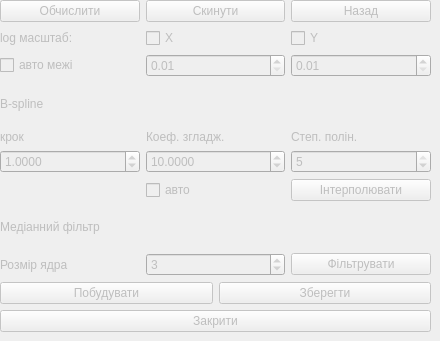
    <widget class="QWidget" name="tab_4">
     <property name="enabled">
      <bool>false</bool>
     </property>
     <attribute name="title">
      <string>Результат</string>
     </attribute>
     <widget class="QWidget" name="verticalLayoutWidget_2">
      <property name="geometry">
       <rect>
        <x>0</x>
        <y>0</y>
        <width>431</width>
        <height>332</height>
       </rect>
      </property>
      <layout class="QVBoxLayout" name="verticalLayout">
       <item>
        <layout class="QHBoxLayout" name="horizontalLayout_11">
         <item>
          <widget class="QPushButton" name="rButton">
           <property name="text">
            <string>Обчислити</string>
           </property>
          </widget>
         </item>
         <item>
          <widget class="QPushButton" name="rReset">
           <property name="enabled">
            <bool>false</bool>
           </property>
           <property name="text">
            <string>Скинути</string>
           </property>
          </widget>
         </item>
         <item>
          <widget class="QPushButton" name="rUndo">
           <property name="enabled">
            <bool>false</bool>
           </property>
           <property name="text">
            <string>Назад</string>
           </property>
          </widget>
         </item>
        </layout>
       </item>
       <item>
        <layout class="QHBoxLayout" name="sLogScale_2">
         <item>
          <widget class="QLabel" name="label_36">
           <property name="text">
            <string>log масштаб:</string>
           </property>
          </widget>
         </item>
         <item>
          <widget class="QCheckBox" name="rXLogScale">
           <property name="text">
            <string>X</string>
           </property>
          </widget>
         </item>
         <item>
          <widget class="QCheckBox" name="rYLogScale">
           <property name="text">
            <string>Y</string>
           </property>
          </widget>
         </item>
        </layout>
       </item>
       <item>
        <layout class="QHBoxLayout" name="horizontalLayout_16">
         <item>
          <widget class="QCheckBox" name="rAutoInterval">
           <property name="text">
            <string>авто межі</string>
           </property>
           <property name="checked">
            <bool>false</bool>
           </property>
          </widget>
         </item>
         <item>
          <widget class="QDoubleSpinBox" name="rStart">
           <property name="minimum">
            <double>0.010000000000000</double>
           </property>
           <property name="maximum">
            <double>9999999.000000000000000</double>
           </property>
           <property name="singleStep">
            <double>0.500000000000000</double>
           </property>
          </widget>
         </item>
         <item>
          <widget class="QDoubleSpinBox" name="rEnd">
           <property name="minimum">
            <double>0.010000000000000</double>
           </property>
           <property name="maximum">
            <double>9999999.000000000000000</double>
           </property>
           <property name="singleStep">
            <double>0.500000000000000</double>
           </property>
          </widget>
         </item>
        </layout>
       </item>
       <item>
        <widget class="QLabel" name="label_51">
         <property name="text">
          <string>В-spline</string>
         </property>
        </widget>
       </item>
       <item>
        <layout class="QGridLayout" name="gridLayout_17">
         <item row="0" column="3">
          <widget class="QLabel" name="label_8">
           <property name="text">
            <string>Степ. полін.</string>
           </property>
          </widget>
         </item>
         <item row="0" column="2">
          <widget class="QLabel" name="label_49">
           <property name="text">
            <string>Коеф. згладж.</string>
           </property>
          </widget>
         </item>
         <item row="1" column="2">
          <widget class="QDoubleSpinBox" name="rB_splineS">
           <property name="decimals">
            <number>4</number>
           </property>
           <property name="minimum">
            <double>0.000000000000000</double>
           </property>
           <property name="maximum">
            <double>999999999.000000000000000</double>
           </property>
           <property name="singleStep">
            <double>0.010000000000000</double>
           </property>
           <property name="value">
            <double>10.000000000000000</double>
           </property>
          </widget>
         </item>
         <item row="0" column="1">
          <widget class="QLabel" name="label_50">
           <property name="text">
            <string>крок</string>
           </property>
          </widget>
         </item>
         <item row="1" column="3">
          <widget class="QSpinBox" name="rB_splineK">
           <property name="minimum">
            <number>1</number>
           </property>
           <property name="maximum">
            <number>5</number>
           </property>
           <property name="value">
            <number>5</number>
           </property>
          </widget>
         </item>
         <item row="2" column="3">
          <widget class="QPushButton" name="rB_splineOk">
           <property name="text">
            <string>Інтерполювати</string>
           </property>
          </widget>
         </item>
         <item row="1" column="1">
          <widget class="QDoubleSpinBox" name="rB_splineStep">
           <property name="decimals">
            <number>4</number>
           </property>
           <property name="minimum">
            <double>0.001000000000000</double>
           </property>
           <property name="maximum">
            <double>99999.000000000000000</double>
           </property>
           <property name="singleStep">
            <double>0.500000000000000</double>
           </property>
           <property name="value">
            <double>1.000000000000000</double>
           </property>
          </widget>
         </item>
         <item row="2" column="2">
          <widget class="QCheckBox" name="rAutoB_splineS">
           <property name="text">
            <string>авто</string>
           </property>
          </widget>
         </item>
        </layout>
       </item>
       <item>
        <widget class="QLabel" name="label_31">
         <property name="text">
          <string>Медіанний фільтр</string>
         </property>
        </widget>
       </item>
       <item>
        <layout class="QHBoxLayout" name="horizontalLayout_14">
         <item>
          <widget class="QLabel" name="label_30">
           <property name="text">
            <string>Розмір ядра</string>
           </property>
          </widget>
         </item>
         <item>
          <widget class="QSpinBox" name="rMedFiltS">
           <property name="minimum">
            <number>1</number>
           </property>
           <property name="singleStep">
            <number>2</number>
           </property>
           <property name="value">
            <number>3</number>
           </property>
          </widget>
         </item>
         <item>
          <widget class="QPushButton" name="rMedFilt">
           <property name="text">
            <string>Фільтрувати</string>
           </property>
          </widget>
         </item>
        </layout>
       </item>
       <item>
        <layout class="QHBoxLayout" name="horizontalLayout_10">
         <item>
          <widget class="QPushButton" name="rPlot">
           <property name="text">
            <string>Побудувати</string>
           </property>
          </widget>
         </item>
         <item>
          <widget class="QPushButton" name="rSave">
           <property name="text">
            <string>Зберегти</string>
           </property>
          </widget>
         </item>
        </layout>
       </item>
       <item>
        <widget class="QPushButton" name="Close">
         <property name="text">
          <string>Закрити</string>
         </property>
        </widget>
       </item>
      </layout>
     </widget>
    </widget>
